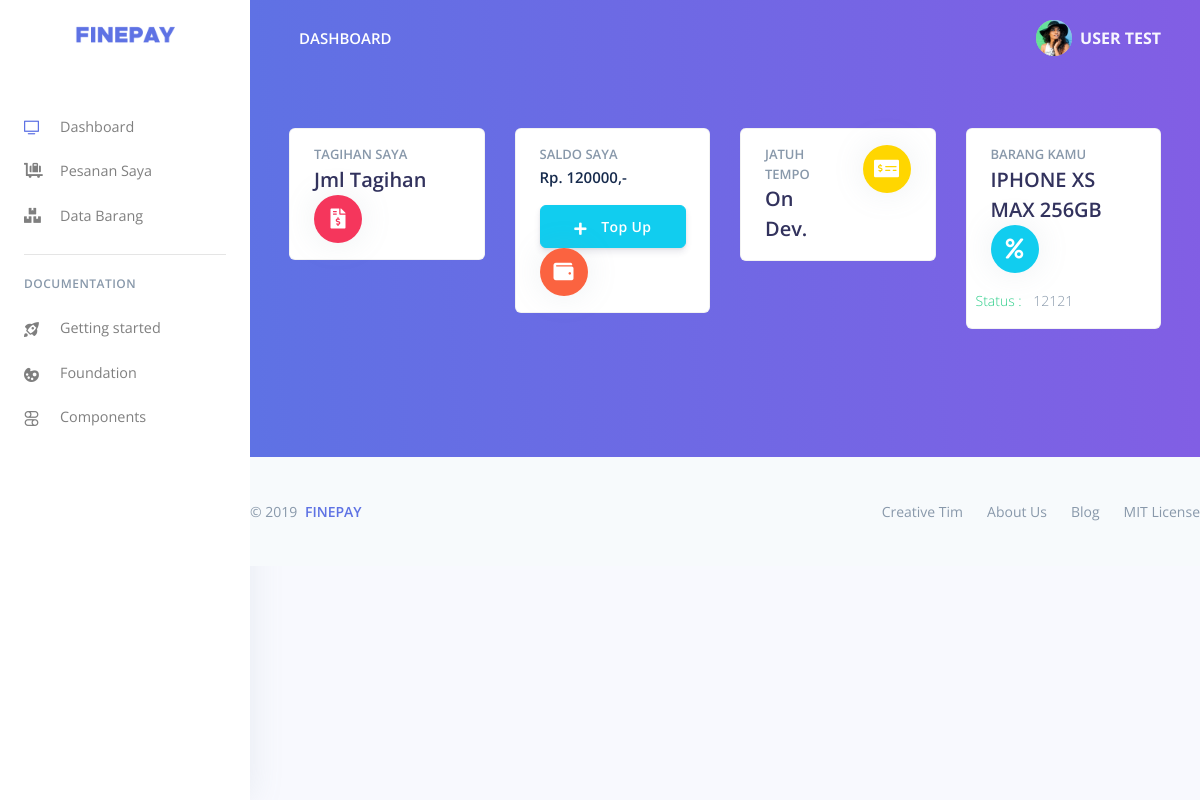
Before: /dashboard/user/topup.php (signed in) with the older database file.
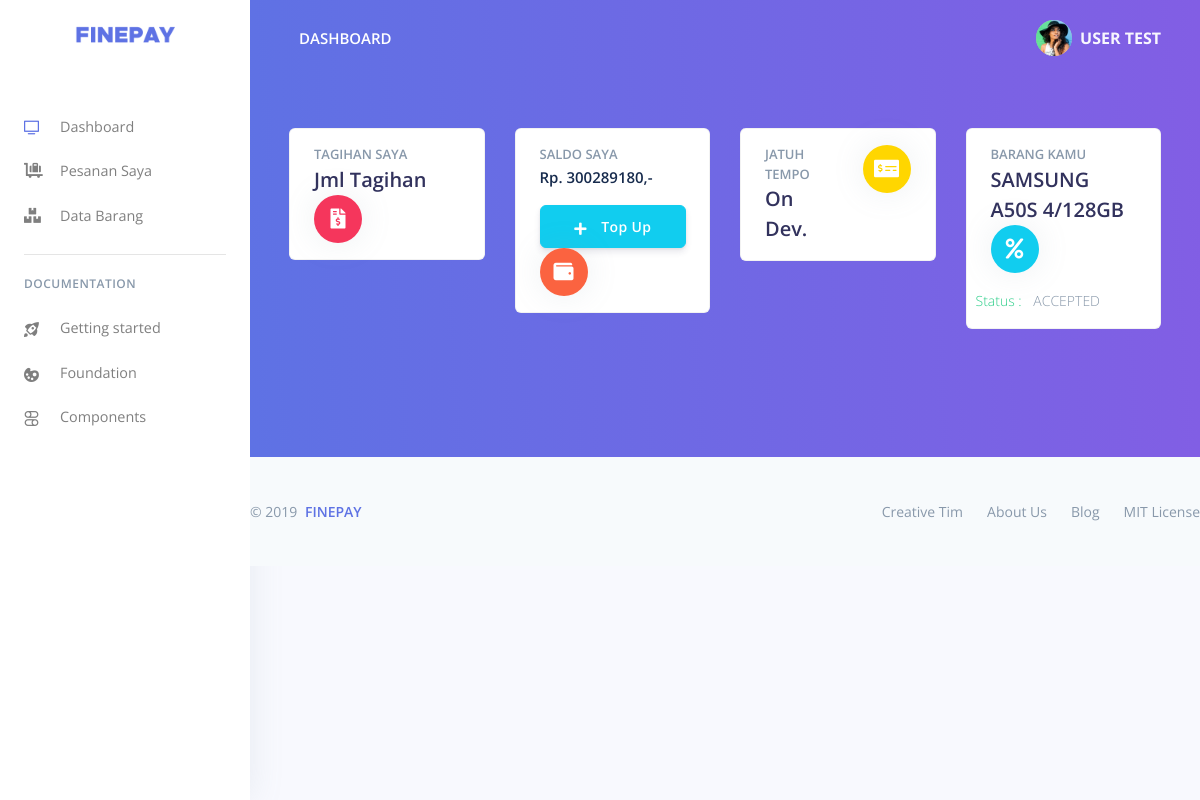
After: the same page with the newer database file.
### tables this page shows
CREATE TABLE `dompet` (
  `id_dompet` varchar(15) NOT NULL,
  `id_user` varchar(15) DEFAULT NULL,
  `jenis_dompet` varchar(20) DEFAULT NULL,
  `saldo` bigint(20) DEFAULT NULL
);

CREATE TABLE `pesanan` (
  `id_pesanan` varchar(10) NOT NULL,
  `id_user` varchar(15) DEFAULT NULL,
  `id_barang` varchar(20) DEFAULT 'NULL',
  `tgl_pesanan` datetime DEFAULT NULL,
  `ket_pesanan` text DEFAULT NULL
);

CREATE TABLE `barang` (
  `id_barang` varchar(20) NOT NULL,
  `nama_barang` varchar(50) NOT NULL,
  `harga` decimal(10,0) NOT NULL
);

### dashboard/user/query-user.php (called while the page is built, shortened)
<?php
include('../koneksi.php');
$query_cek_pesanan = "SELECT users.nama, barang.nama_barang, pesanan.id_pesanan, pesanan.tgl_pesanan, pesanan.ket_pesanan
FROM pesanan
JOIN users ON users.id=pesanan.id_user
JOIN barang ON barang.id_barang=pesanan.id_barang WHERE users.id='" . $_SESSION['id'] ."'";
$sql_cek_pesanan= mysqli_query($koneksi, $query_cek_pesanan );
$cek_data_pesanan = mysqli_num_rows($sql_cek_pesanan);
if ($cek_data_pesanan > 0){
        $view_pesanan = true;
} else {
    $view_pesanan = false;
}
?>

### dashboard/user/header-user.php (the view, shortened to what the changed rows need)
<?php
include('../koneksi.php');
if(!isset($_SESSION['username'])){
	header("location:./../index.php");
} else {
    include('query-user.php');
    $sql_view_saldo = "SELECT dompet.saldo as 'jmlsaldo' FROM `dompet` JOIN users ON users.id=dompet.id_user WHERE id_user='$_SESSION[id]'";
    $query_view_saldo= mysqli_query($koneksi, $sql_view_saldo );
    $jml_saldo = mysqli_fetch_array($query_view_saldo);
    $cek_data = mysqli_num_rows($query_view_saldo);
    if($cek_data == NULL) {
        $a = "Belum Memiliki Dompet";
        $showCreateDompet = true;
    } else if ($cek_data > 0){
        $mataUang = "Rp. ";
        $akhirMataUang = ",-";
        $a = $mataUang.$jml_saldo['jmlsaldo'].$akhirMataUang;
        $showCreateDompet = false;
    } else if ($cek_data == 0) {
        $a = '0';
    } else {
        echo "Gagal mendapatkan data";
    }
}
?>
<!DOCTYPE html>
<html lang="en">
<head>
  <link href="../assets/js/plugins/nucleo/css/nucleo.css" rel="stylesheet" />
  <link href="../assets/js/plugins/@fortawesome/fontawesome-free/css/all.min.css" rel="stylesheet" />
  <link href="../assets/css/style.css" rel="stylesheet" />
  <link href="../assets/css/argon-dashboard.css?v=1.1.0" rel="stylesheet" />
  <link rel="stylesheet" type="text/css" href="../assets/datables/datatables.min.css"/>
</head>
<body class="">
  <nav class="navbar navbar-vertical fixed-left navbar-expand-md navbar-light bg-white" id="sidenav-main">
    <div class="container-fluid">
      <a class="navbar-brand pt-0" href="../index.html">
        <img src="../assets/img/brand/logo_finepay.png" class="navbar-brand-img" alt="...">
      </a>
      <div class="collapse navbar-collapse" id="sidenav-collapse-main">
        <ul class="navbar-nav">
          <li class="nav-item  class=" active" ">
          <a class=" nav-link  " href=" ./index.php"> <i class="ni ni-tv-2 text-primary"></i> Dashboard
            </a>
          </li>
          <li class="nav-item  class=" active" ">
          <a class=" nav-link  " href=" ./view-pesanan.php"> <i class="fas fa-luggage-cart"></i> Pesanan Saya
            </a>
          </li>
          <li class="nav-item  class=" active" ">
          <a class=" nav-link  " href=" ./view-barang.php"> <i class="fas fa-boxes"></i> Data Barang
            </a>
          </li>
        </ul>
        <hr class="my-3">
        <h6 class="navbar-heading text-muted">Documentation</h6>
        <ul class="navbar-nav mb-md-3">
          <li class="nav-item">
            <a class="nav-link" href="https://demos.creative-tim.com/argon-dashboard/docs/getting-started/overview.html">
              <i class="ni ni-spaceship"></i> Getting started
            </a>
          </li>
          <li class="nav-item">
            <a class="nav-link" href="https://demos.creative-tim.com/argon-dashboard/docs/foundation/colors.html">
              <i class="ni ni-palette"></i> Foundation
            </a>
          </li>
          <li class="nav-item">
            <a class="nav-link" href="https://demos.creative-tim.com/argon-dashboard/docs/components/alerts.html">
              <i class="ni ni-ui-04"></i> Components
            </a>
          </li>
        </ul>
      </div>
    </div>
  </nav>
  <div class="main-content">
    <nav class="navbar navbar-top navbar-expand-md navbar-dark" id="navbar-main">
      <div class="container-fluid">
        <a class="h4 mb-0 text-white text-uppercase d-none d-lg-inline-block" href="./index.php">Dashboard</a>
        <ul class="navbar-nav align-items-center d-none d-md-flex">
          <li class="nav-item dropdown">
            <a class="nav-link pr-0" href="#" role="button" data-toggle="dropdown" aria-haspopup="true" aria-expanded="false">
              <div class="media align-items-center">
                <span class="avatar avatar-sm rounded-circle">
                  <img alt="Image placeholder" src="../assets/img/theme/team-4-800x800.jpg">
                </span>
                <div class="media-body ml-2 d-none d-lg-block">
                  <b> <?php echo $_SESSION['nama'];?> </b>
                </div>
              </div>
            </a>
          </li>
        </ul>
      </div>
    </nav>
    <div class="header bg-gradient-primary pb-8 pt-5 pt-md-8">
      <div class="container-fluid">
        <div class="header-body">
          <div class="row">
            <div class="col-xl-3 col-lg-6">
              <div class="card card-stats mb-4 mb-xl-0">
                <div class="card-body">
                  <div class="row">
                    <div class="col">
                      <h5 class="card-title text-uppercase text-muted mb-0">Tagihan Saya</h5>
                      <span class="h2 font-weight-bold mb-0"><?php echo "Jml Tagihan"?></span>
                    </div>
                    <div class="col-auto">
                      <div class="icon icon-shape bg-danger text-white rounded-circle shadow">
                      <i class="fas fa-file-invoice-dollar"></i>
                      </div>
                    </div>
                  </div>
                </div>
              </div>
            </div>
            <div class="col-xl-3 col-lg-6">
              <div class="card card-stats mb-4 mb-xl-0">
                <div class="card-body">
                  <div class="row">
                    <div class="col">
                      <h5 class="card-title text-uppercase text-muted mb-0">Saldo Saya</h5>
                      <span class="font-weight-bold mb-0 font-biru"><?php echo $a; ?></span>
                      <?php
                        if ($showCreateDompet == true) {
                            echo "<br>
                                <button class='btn btn-icon btn-secondary btn-card-1' type='button'>
                                <span class='btn-inner--icon'><i class='fas fa-plus'></i></span>
                                <span class='btn-inner--text'>Tambah</span>
                                </button>";
                        } else {
                            echo "
                                <p class='mt-3 mb-0 text-muted text-sm'>
                                    <button class='btn btn-icon btn-info btn-card-1' type='button' data-toggle='modal' data-target='#modal-input-topup'>
                                    <span class='btn-inner--icon'><i class='fas fa-plus'></i></span>
                                    <span class='btn-inner--text'>Top Up</span>
                                  </button>
                                </p>
                                ";?>
                      <?php
                        }
                      ?>
                    </div>
                    <div class="col-auto">
                      <div class="icon icon-shape bg-warning text-white rounded-circle shadow">
                      <i class="fas fa-wallet"></i>
                      </div>
                    </div>
                  </div>
                </div>
              </div>
            </div>
            <div class="col-xl-3 col-lg-6">
              <div class="card card-stats mb-4 mb-xl-0">
                <div class="card-body">
                  <div class="row">
                    <div class="col">
                      <h5 class="card-title text-uppercase text-muted mb-0">Jatuh Tempo</h5>
                      <span class="h2 font-weight-bold mb-0">On Dev.</span>
                    </div>
                    <div class="col-auto">
                      <div class="icon icon-shape bg-yellow text-white rounded-circle shadow">
                      <i class="fas fa-money-check-alt"></i>
                      </div>
                    </div>
                  </div>
                </div>
              </div>
            </div>
            <div class="col-xl-3 col-lg-6">
              <div class="card card-stats mb-4 mb-xl-0">
                <div class="card-body">
                  <div class="row">
                  <?php
                  if($view_pesanan == true) {
                    while($row_pesan = mysqli_fetch_assoc($sql_cek_pesanan)) {
                  ?>
                    <div class="col">
                      <h5 class="card-title text-uppercase text-muted mb-0">Barang Kamu</h5>
                      <span class="h2 font-weight-bold mb-0"><?php echo  $row_pesan['nama_barang']; ?></span>
                    </div>
                    <div class="col-auto">
                      <div class="icon icon-shape bg-info text-white rounded-circle shadow">
                        <i class="fas fa-percent"></i>
                      </div>
                    </div>
                    <p class="mt-3 mb-0 text-muted text-sm">
                    <span class="text-success mr-2">Status : </span>
                    <span class="text-nowrap"><?php echo $row_pesan['ket_pesanan']; ?></span>
                  </p>
                    <?php }
                  } else if($view_pesanan == false) {
                  ?>
                  <div class="col">
                      <h5 class="card-title text-uppercase text-muted mb-0">Ajukan Barang Kamu</h5>
                      <span class="h2 font-weight-bold mb-0">
                      </span>
                    </div>
                    <div class="col-auto">
                      <div class="icon icon-shape bg-info text-white rounded-circle shadow">
                        <i class="fas fa-percent"></i>
                      </div>
                    </div>
                    <a href='view-data-barang.php'>
                      <button class='btn btn-icon btn-info btn-card-1' type='button'>
                        <span class='btn-inner--icon'><i class='fas fa-plus'></i></span>
                        <span class='btn-inner--text'>Ajukan Sekarang</span>
                      </button>
                      </a>
                  <?php
                  }
                  ?>
                  </div>
                </div>
              </div>
            </div>
          </div>
        </div>
      </div>
    </div>

Changed rows visible on the page:
removed pesanan: id_barang.nama_barang "IPHONE XS MAX 256GB", ket_pesanan "12121"
changed dompet: saldo "Rp. 120000,-" → "Rp. 300289180,-"
added pesanan: id_barang.nama_barang "SAMSUNG A50S 4/128GB", ket_pesanan "ACCEPTED"
